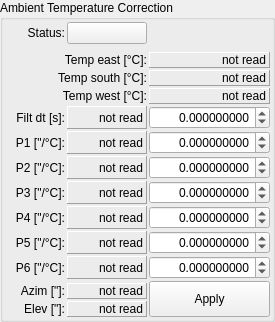
           <widget class="QGroupBox" name="groupBox_temp_correction">
            <property name="sizePolicy">
             <sizepolicy hsizetype="Preferred" vsizetype="Preferred">
              <horstretch>0</horstretch>
              <verstretch>0</verstretch>
             </sizepolicy>
            </property>
            <property name="title">
             <string>Ambient Temperature Correction</string>
            </property>
            <layout class="QGridLayout" name="gridLayout_18">
             <property name="leftMargin">
              <number>2</number>
             </property>
             <property name="topMargin">
              <number>2</number>
             </property>
             <property name="rightMargin">
              <number>2</number>
             </property>
             <property name="bottomMargin">
              <number>2</number>
             </property>
             <property name="spacing">
              <number>2</number>
             </property>
             <item row="9" column="2">
              <widget class="LimitedDisplaySpinBox" name="spinbox_ambtempparam3">
               <property name="alignment">
                <set>Qt::AlignmentFlag::AlignRight|Qt::AlignmentFlag::AlignTrailing|Qt::AlignmentFlag::AlignVCenter</set>
               </property>
               <property name="decimals">
                <number>9</number>
               </property>
               <property name="minimum">
                <double>-1000.000000000000000</double>
               </property>
               <property name="maximum">
                <double>1000.000000000000000</double>
               </property>
               <property name="singleStep">
                <double>0.100000000000000</double>
               </property>
               <property name="opcua" stdset="0">
                <string>Pointing.AmbTempParameters.AmbTempParam3</string>
               </property>
              </widget>
             </item>
             <item row="12" column="0">
              <widget class="QLabel" name="label_83">
               <property name="text">
                <string>P5 [&quot;/°C]:</string>
               </property>
               <property name="alignment">
                <set>Qt::AlignmentFlag::AlignRight|Qt::AlignmentFlag::AlignTrailing|Qt::AlignmentFlag::AlignVCenter</set>
               </property>
              </widget>
             </item>
             <item row="18" column="0">
              <widget class="QLabel" name="label_74">
               <property name="text">
                <string>Elev [&quot;]:</string>
               </property>
               <property name="alignment">
                <set>Qt::AlignmentFlag::AlignRight|Qt::AlignmentFlag::AlignTrailing|Qt::AlignmentFlag::AlignVCenter</set>
               </property>
              </widget>
             </item>
             <item row="10" column="2">
              <widget class="LimitedDisplaySpinBox" name="spinbox_ambtempparam4">
               <property name="alignment">
                <set>Qt::AlignmentFlag::AlignRight|Qt::AlignmentFlag::AlignTrailing|Qt::AlignmentFlag::AlignVCenter</set>
               </property>
               <property name="decimals">
                <number>9</number>
               </property>
               <property name="minimum">
                <double>-1000.000000000000000</double>
               </property>
               <property name="maximum">
                <double>1000.000000000000000</double>
               </property>
               <property name="singleStep">
                <double>0.100000000000000</double>
               </property>
               <property name="opcua" stdset="0">
                <string>Pointing.AmbTempParameters.AmbTempParam4</string>
               </property>
              </widget>
             </item>
             <item row="9" column="1">
              <widget class="QLabel" name="opcua_ambtempparam3">
               <property name="frameShape">
                <enum>QFrame::Shape::Panel</enum>
               </property>
               <property name="frameShadow">
                <enum>QFrame::Shadow::Raised</enum>
               </property>
               <property name="text">
                <string>not read</string>
               </property>
               <property name="alignment">
                <set>Qt::AlignmentFlag::AlignRight|Qt::AlignmentFlag::AlignTrailing|Qt::AlignmentFlag::AlignVCenter</set>
               </property>
               <property name="opcua" stdset="0">
                <string>Pointing.AmbTempParameters.AmbTempParam3</string>
               </property>
              </widget>
             </item>
             <item row="17" column="0">
              <widget class="QLabel" name="label_75">
               <property name="text">
                <string>Azim [&quot;]:</string>
               </property>
               <property name="alignment">
                <set>Qt::AlignmentFlag::AlignRight|Qt::AlignmentFlag::AlignTrailing|Qt::AlignmentFlag::AlignVCenter</set>
               </property>
              </widget>
             </item>
             <item row="8" column="2">
              <widget class="LimitedDisplaySpinBox" name="spinbox_ambtempparam2">
               <property name="alignment">
                <set>Qt::AlignmentFlag::AlignRight|Qt::AlignmentFlag::AlignTrailing|Qt::AlignmentFlag::AlignVCenter</set>
               </property>
               <property name="decimals">
                <number>9</number>
               </property>
               <property name="minimum">
                <double>-1000.000000000000000</double>
               </property>
               <property name="maximum">
                <double>1000.000000000000000</double>
               </property>
               <property name="singleStep">
                <double>0.100000000000000</double>
               </property>
               <property name="opcua" stdset="0">
                <string>Pointing.AmbTempParameters.AmbTempParam2</string>
               </property>
              </widget>
             </item>
             <item row="10" column="0">
              <widget class="QLabel" name="label_79">
               <property name="text">
                <string>P4 [&quot;/°C]:</string>
               </property>
               <property name="alignment">
                <set>Qt::AlignmentFlag::AlignRight|Qt::AlignmentFlag::AlignTrailing|Qt::AlignmentFlag::AlignVCenter</set>
               </property>
              </widget>
             </item>
             <item row="0" column="1">
              <widget class="ToggleSwitch" name="button_temp_correction_toggle">
               <property name="text">
                <string/>
               </property>
               <property name="opcua" stdset="0">
                <string>Pointing.Status.AmbTempCorrActive</string>
               </property>
               <property name="opcua_type" stdset="0">
                <string>Boolean</string>
               </property>
              </widget>
             </item>
             <item row="6" column="1">
              <widget class="QLabel" name="opcua_ambtempfiltdt">
               <property name="sizePolicy">
                <sizepolicy hsizetype="MinimumExpanding" vsizetype="Preferred">
                 <horstretch>0</horstretch>
                 <verstretch>0</verstretch>
                </sizepolicy>
               </property>
               <property name="minimumSize">
                <size>
                 <width>80</width>
                 <height>0</height>
                </size>
               </property>
               <property name="frameShape">
                <enum>QFrame::Shape::Panel</enum>
               </property>
               <property name="frameShadow">
                <enum>QFrame::Shadow::Raised</enum>
               </property>
               <property name="text">
                <string>not read</string>
               </property>
               <property name="alignment">
                <set>Qt::AlignmentFlag::AlignRight|Qt::AlignmentFlag::AlignTrailing|Qt::AlignmentFlag::AlignVCenter</set>
               </property>
               <property name="opcua" stdset="0">
                <string>Pointing.AmbTempParameters.Filt_dt</string>
               </property>
              </widget>
             </item>
             <item row="0" column="0">
              <widget class="QLabel" name="label_36">
               <property name="text">
                <string>Status:</string>
               </property>
               <property name="alignment">
                <set>Qt::AlignmentFlag::AlignRight|Qt::AlignmentFlag::AlignTrailing|Qt::AlignmentFlag::AlignVCenter</set>
               </property>
              </widget>
             </item>
             <item row="2" column="0" colspan="2">
              <widget class="QLabel" name="label_64">
               <property name="text">
                <string>Temp east [°C]:</string>
               </property>
               <property name="alignment">
                <set>Qt::AlignmentFlag::AlignRight|Qt::AlignmentFlag::AlignTrailing|Qt::AlignmentFlag::AlignVCenter</set>
               </property>
              </widget>
             </item>
             <item row="3" column="0" colspan="2">
              <widget class="QLabel" name="label_72">
               <property name="text">
                <string>Temp south [°C]:</string>
               </property>
               <property name="alignment">
                <set>Qt::AlignmentFlag::AlignRight|Qt::AlignmentFlag::AlignTrailing|Qt::AlignmentFlag::AlignVCenter</set>
               </property>
              </widget>
             </item>
             <item row="5" column="0" colspan="2">
              <widget class="QLabel" name="label_73">
               <property name="text">
                <string>Temp west [°C]:</string>
               </property>
               <property name="alignment">
                <set>Qt::AlignmentFlag::AlignRight|Qt::AlignmentFlag::AlignTrailing|Qt::AlignmentFlag::AlignVCenter</set>
               </property>
              </widget>
             </item>
             <item row="8" column="0">
              <widget class="QLabel" name="label_77">
               <property name="text">
                <string>P2 [&quot;/°C]:</string>
               </property>
               <property name="alignment">
                <set>Qt::AlignmentFlag::AlignRight|Qt::AlignmentFlag::AlignTrailing|Qt::AlignmentFlag::AlignVCenter</set>
               </property>
              </widget>
             </item>
             <item row="12" column="1">
              <widget class="QLabel" name="opcua_ambtempparam5">
               <property name="frameShape">
                <enum>QFrame::Shape::Panel</enum>
               </property>
               <property name="frameShadow">
                <enum>QFrame::Shadow::Raised</enum>
               </property>
               <property name="text">
                <string>not read</string>
               </property>
               <property name="alignment">
                <set>Qt::AlignmentFlag::AlignRight|Qt::AlignmentFlag::AlignTrailing|Qt::AlignmentFlag::AlignVCenter</set>
               </property>
               <property name="opcua" stdset="0">
                <string>Pointing.AmbTempParameters.AmbTempParam5</string>
               </property>
              </widget>
             </item>
             <item row="7" column="0">
              <widget class="QLabel" name="label_76">
               <property name="text">
                <string> P1 [&quot;/°C]:</string>
               </property>
               <property name="alignment">
                <set>Qt::AlignmentFlag::AlignRight|Qt::AlignmentFlag::AlignTrailing|Qt::AlignmentFlag::AlignVCenter</set>
               </property>
              </widget>
             </item>
             <item row="6" column="0">
              <widget class="QLabel" name="label_85">
               <property name="sizePolicy">
                <sizepolicy hsizetype="Fixed" vsizetype="Preferred">
                 <horstretch>0</horstretch>
                 <verstretch>0</verstretch>
                </sizepolicy>
               </property>
               <property name="minimumSize">
                <size>
                 <width>60</width>
                 <height>0</height>
                </size>
               </property>
               <property name="text">
                <string>Filt dt [s]:</string>
               </property>
               <property name="alignment">
                <set>Qt::AlignmentFlag::AlignRight|Qt::AlignmentFlag::AlignTrailing|Qt::AlignmentFlag::AlignVCenter</set>
               </property>
              </widget>
             </item>
             <item row="8" column="1">
              <widget class="QLabel" name="opcua_ambtempparam2">
               <property name="frameShape">
                <enum>QFrame::Shape::Panel</enum>
               </property>
               <property name="frameShadow">
                <enum>QFrame::Shadow::Raised</enum>
               </property>
               <property name="text">
                <string>not read</string>
               </property>
               <property name="alignment">
                <set>Qt::AlignmentFlag::AlignRight|Qt::AlignmentFlag::AlignTrailing|Qt::AlignmentFlag::AlignVCenter</set>
               </property>
               <property name="opcua" stdset="0">
                <string>Pointing.AmbTempParameters.AmbTempParam2</string>
               </property>
              </widget>
             </item>
             <item row="2" column="2">
              <widget class="QLabel" name="opcua_ActAmbTemp_East">
               <property name="frameShape">
                <enum>QFrame::Shape::Panel</enum>
               </property>
               <property name="frameShadow">
                <enum>QFrame::Shadow::Raised</enum>
               </property>
               <property name="text">
                <string>not read</string>
               </property>
               <property name="alignment">
                <set>Qt::AlignmentFlag::AlignRight|Qt::AlignmentFlag::AlignTrailing|Qt::AlignmentFlag::AlignVCenter</set>
               </property>
               <property name="opcua" stdset="0">
                <string>Pointing.Status.ActAmbTemp_East</string>
               </property>
              </widget>
             </item>
             <item row="13" column="1">
              <widget class="QLabel" name="opcua_ambtempparam6">
               <property name="frameShape">
                <enum>QFrame::Shape::Panel</enum>
               </property>
               <property name="frameShadow">
                <enum>QFrame::Shadow::Raised</enum>
               </property>
               <property name="text">
                <string>not read</string>
               </property>
               <property name="alignment">
                <set>Qt::AlignmentFlag::AlignRight|Qt::AlignmentFlag::AlignTrailing|Qt::AlignmentFlag::AlignVCenter</set>
               </property>
               <property name="opcua" stdset="0">
                <string>Pointing.AmbTempParameters.AmbTempParam6</string>
               </property>
              </widget>
             </item>
             <item row="16" column="2" rowspan="3">
              <widget class="QPushButton" name="button_temp_correction_apply">
               <property name="sizePolicy">
                <sizepolicy hsizetype="Minimum" vsizetype="Expanding">
                 <horstretch>0</horstretch>
                 <verstretch>0</verstretch>
                </sizepolicy>
               </property>
               <property name="toolTip">
                <string>Apply the input ambient temperature correction parameters (write it to the DSC).</string>
               </property>
               <property name="text">
                <string>Apply</string>
               </property>
               <property name="opcua" stdset="0">
                <string/>
               </property>
              </widget>
             </item>
             <item row="17" column="1">
              <widget class="QLabel" name="opcua_AmbTempCorrVal_Az">
               <property name="frameShape">
                <enum>QFrame::Shape::Panel</enum>
               </property>
               <property name="frameShadow">
                <enum>QFrame::Shadow::Raised</enum>
               </property>
               <property name="text">
                <string>not read</string>
               </property>
               <property name="alignment">
                <set>Qt::AlignmentFlag::AlignRight|Qt::AlignmentFlag::AlignTrailing|Qt::AlignmentFlag::AlignVCenter</set>
               </property>
               <property name="opcua" stdset="0">
                <string>Pointing.Status.AmbTempCorrVal_Az</string>
               </property>
              </widget>
             </item>
             <item row="13" column="2">
              <widget class="LimitedDisplaySpinBox" name="spinbox_ambtempparam6">
               <property name="alignment">
                <set>Qt::AlignmentFlag::AlignRight|Qt::AlignmentFlag::AlignTrailing|Qt::AlignmentFlag::AlignVCenter</set>
               </property>
               <property name="decimals">
                <number>9</number>
               </property>
               <property name="minimum">
                <double>-1000.000000000000000</double>
               </property>
               <property name="maximum">
                <double>1000.000000000000000</double>
               </property>
               <property name="singleStep">
                <double>0.100000000000000</double>
               </property>
               <property name="opcua" stdset="0">
                <string>Pointing.AmbTempParameters.AmbTempParam6</string>
               </property>
              </widget>
             </item>
             <item row="6" column="2">
              <widget class="LimitedDisplaySpinBox" name="spinbox_ambtempfiltdt">
               <property name="alignment">
                <set>Qt::AlignmentFlag::AlignRight|Qt::AlignmentFlag::AlignTrailing|Qt::AlignmentFlag::AlignVCenter</set>
               </property>
               <property name="decimals">
                <number>9</number>
               </property>
               <property name="minimum">
                <double>-1000.000000000000000</double>
               </property>
               <property name="maximum">
                <double>1000.000000000000000</double>
               </property>
               <property name="singleStep">
                <double>0.100000000000000</double>
               </property>
               <property name="opcua" stdset="0">
                <string>Pointing.AmbTempParameters.Filt_dt</string>
               </property>
              </widget>
             </item>
             <item row="10" column="1">
              <widget class="QLabel" name="opcua_ambtempparam4">
               <property name="frameShape">
                <enum>QFrame::Shape::Panel</enum>
               </property>
               <property name="frameShadow">
                <enum>QFrame::Shadow::Raised</enum>
               </property>
               <property name="text">
                <string>not read</string>
               </property>
               <property name="alignment">
                <set>Qt::AlignmentFlag::AlignRight|Qt::AlignmentFlag::AlignTrailing|Qt::AlignmentFlag::AlignVCenter</set>
               </property>
               <property name="opcua" stdset="0">
                <string>Pointing.AmbTempParameters.AmbTempParam4</string>
               </property>
              </widget>
             </item>
             <item row="7" column="1">
              <widget class="QLabel" name="opcua_ambtempparam1">
               <property name="frameShape">
                <enum>QFrame::Shape::Panel</enum>
               </property>
               <property name="frameShadow">
                <enum>QFrame::Shadow::Raised</enum>
               </property>
               <property name="text">
                <string>not read</string>
               </property>
               <property name="alignment">
                <set>Qt::AlignmentFlag::AlignRight|Qt::AlignmentFlag::AlignTrailing|Qt::AlignmentFlag::AlignVCenter</set>
               </property>
               <property name="opcua" stdset="0">
                <string>Pointing.AmbTempParameters.AmbTempParam1</string>
               </property>
              </widget>
             </item>
             <item row="9" column="0">
              <widget class="QLabel" name="label_78">
               <property name="text">
                <string>P3 [&quot;/°C]:</string>
               </property>
               <property name="alignment">
                <set>Qt::AlignmentFlag::AlignRight|Qt::AlignmentFlag::AlignTrailing|Qt::AlignmentFlag::AlignVCenter</set>
               </property>
              </widget>
             </item>
             <item row="7" column="2">
              <widget class="LimitedDisplaySpinBox" name="spinbox_ambtempparam1">
               <property name="alignment">
                <set>Qt::AlignmentFlag::AlignRight|Qt::AlignmentFlag::AlignTrailing|Qt::AlignmentFlag::AlignVCenter</set>
               </property>
               <property name="decimals">
                <number>9</number>
               </property>
               <property name="minimum">
                <double>-1000.000000000000000</double>
               </property>
               <property name="maximum">
                <double>1000.000000000000000</double>
               </property>
               <property name="singleStep">
                <double>0.100000000000000</double>
               </property>
               <property name="opcua" stdset="0">
                <string>Pointing.AmbTempParameters.AmbTempParam1</string>
               </property>
              </widget>
             </item>
             <item row="3" column="2">
              <widget class="QLabel" name="opcua_ActAmbTemp_South">
               <property name="frameShape">
                <enum>QFrame::Shape::Panel</enum>
               </property>
               <property name="frameShadow">
                <enum>QFrame::Shadow::Raised</enum>
               </property>
               <property name="text">
                <string>not read</string>
               </property>
               <property name="alignment">
                <set>Qt::AlignmentFlag::AlignRight|Qt::AlignmentFlag::AlignTrailing|Qt::AlignmentFlag::AlignVCenter</set>
               </property>
               <property name="opcua" stdset="0">
                <string>Pointing.Status.ActAmbTemp_South</string>
               </property>
              </widget>
             </item>
             <item row="18" column="1">
              <widget class="QLabel" name="opcua_AmbTempCorrVal_El">
               <property name="frameShape">
                <enum>QFrame::Shape::Panel</enum>
               </property>
               <property name="frameShadow">
                <enum>QFrame::Shadow::Raised</enum>
               </property>
               <property name="text">
                <string>not read</string>
               </property>
               <property name="alignment">
                <set>Qt::AlignmentFlag::AlignRight|Qt::AlignmentFlag::AlignTrailing|Qt::AlignmentFlag::AlignVCenter</set>
               </property>
               <property name="opcua" stdset="0">
                <string>Pointing.Status.AmbTempCorrVal_El</string>
               </property>
              </widget>
             </item>
             <item row="13" column="0">
              <widget class="QLabel" name="label_84">
               <property name="text">
                <string>P6 [&quot;/°C]:</string>
               </property>
               <property name="alignment">
                <set>Qt::AlignmentFlag::AlignRight|Qt::AlignmentFlag::AlignTrailing|Qt::AlignmentFlag::AlignVCenter</set>
               </property>
              </widget>
             </item>
             <item row="5" column="2">
              <widget class="QLabel" name="opcua_ActAmbTemp_West">
               <property name="frameShape">
                <enum>QFrame::Shape::Panel</enum>
               </property>
               <property name="frameShadow">
                <enum>QFrame::Shadow::Raised</enum>
               </property>
               <property name="text">
                <string>not read</string>
               </property>
               <property name="alignment">
                <set>Qt::AlignmentFlag::AlignRight|Qt::AlignmentFlag::AlignTrailing|Qt::AlignmentFlag::AlignVCenter</set>
               </property>
               <property name="opcua" stdset="0">
                <string>Pointing.Status.ActAmbTemp_West</string>
               </property>
              </widget>
             </item>
             <item row="12" column="2">
              <widget class="LimitedDisplaySpinBox" name="spinbox_ambtempparam5">
               <property name="alignment">
                <set>Qt::AlignmentFlag::AlignRight|Qt::AlignmentFlag::AlignTrailing|Qt::AlignmentFlag::AlignVCenter</set>
               </property>
               <property name="decimals">
                <number>9</number>
               </property>
               <property name="minimum">
                <double>-1000.000000000000000</double>
               </property>
               <property name="maximum">
                <double>1000.000000000000000</double>
               </property>
               <property name="singleStep">
                <double>0.100000000000000</double>
               </property>
               <property name="opcua" stdset="0">
                <string>Pointing.AmbTempParameters.AmbTempParam5</string>
               </property>
              </widget>
             </item>
             <item row="1" column="1">
              <spacer name="verticalSpacer_10">
               <property name="orientation">
                <enum>Qt::Orientation::Vertical</enum>
               </property>
               <property name="sizeType">
                <enum>QSizePolicy::Policy::MinimumExpanding</enum>
               </property>
               <property name="sizeHint" stdset="0">
                <size>
                 <width>20</width>
                 <height>6</height>
                </size>
               </property>
              </spacer>
             </item>
            </layout>
           </widget>
